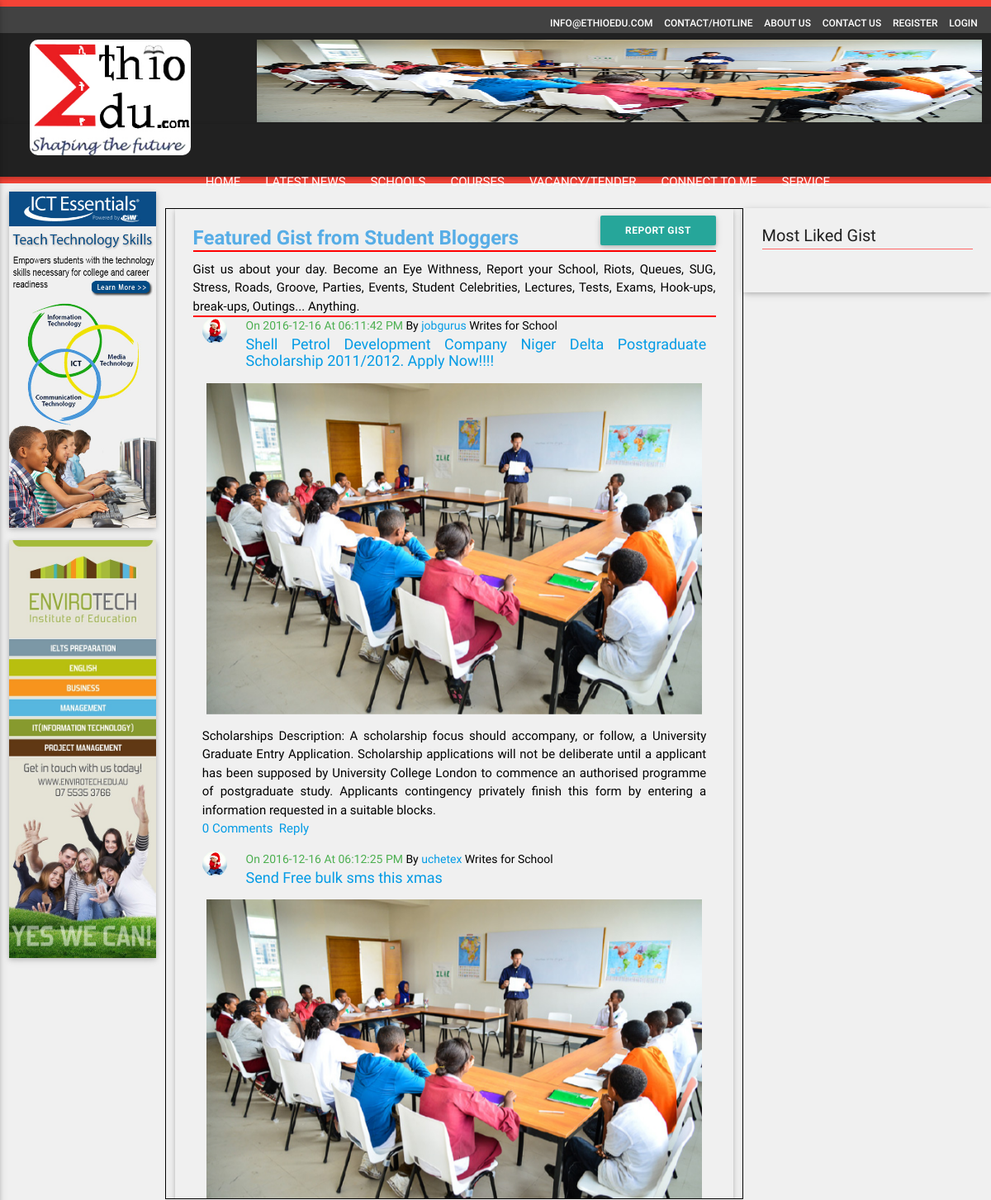
/index.php/gist (upper part), run on an earlier commit of the app's database.
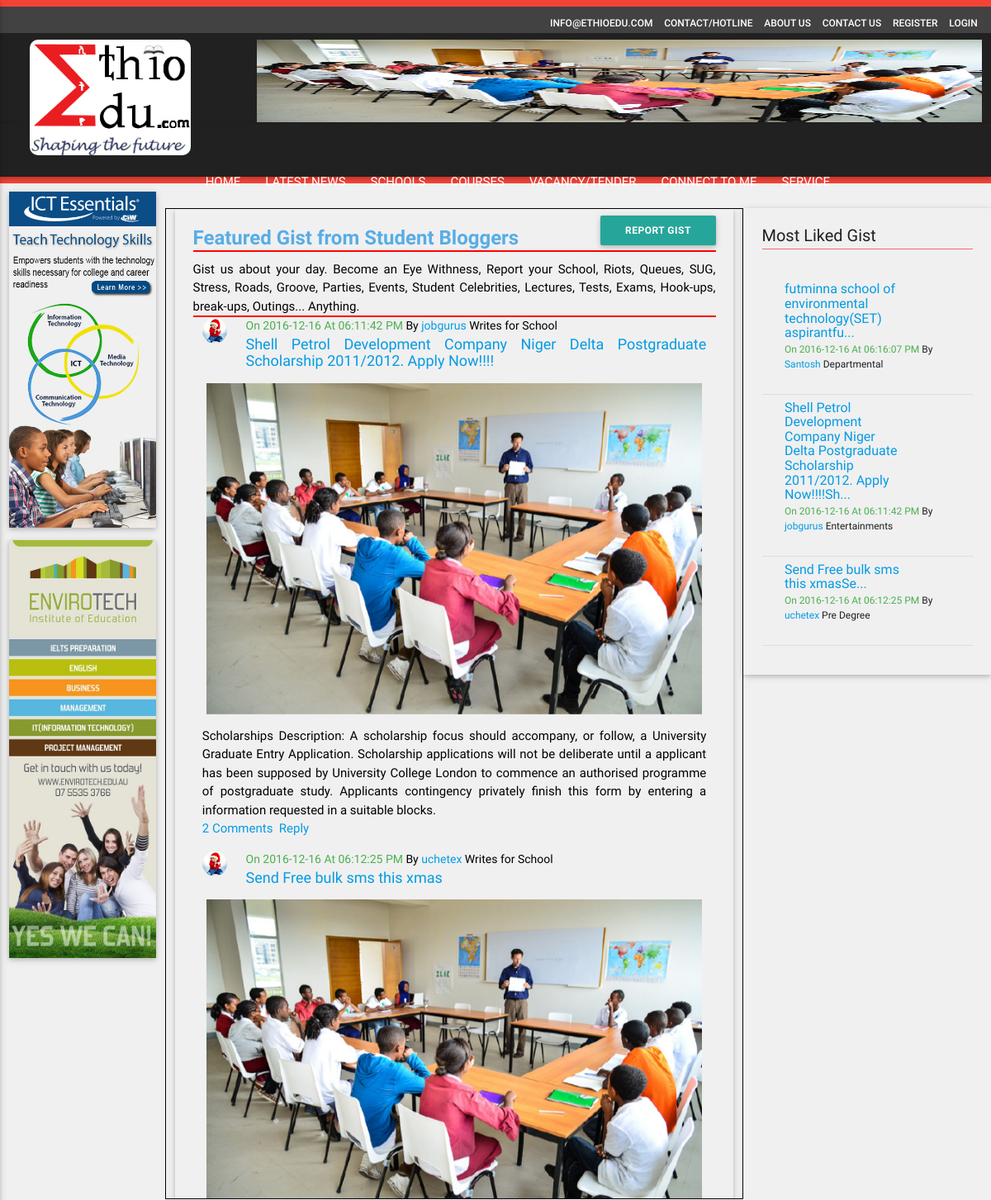
And on a later commit of the database.
### tables this page shows
CREATE TABLE `tbl_advertise` (
  `advertise_id` int(11) NOT NULL,
  `advertise_name` varchar(100) NOT NULL,
  `advertise_email` varchar(50) NOT NULL,
  `advertise_number` varchar(15) NOT NULL,
  `advertise_category` varchar(50) NOT NULL,
  `advertise_position` varchar(20) NOT NULL,
  `advertise_subject` varchar(200) NOT NULL,
  `advertise_attachment` varchar(200) NOT NULL,
  `advertise_desc` varchar(500) NOT NULL,
  `advertise_date` varchar(50) NOT NULL,
  `advertise_time` varchar(50) NOT NULL,
  `user_id` int(11) NOT NULL,
  `isactive` tinyint(1) NOT NULL DEFAULT '0'
);

CREATE TABLE `tbl_posts` (
  `post_id` int(11) NOT NULL,
  `post_title` varchar(100) NOT NULL,
  `post_desc` varchar(5000) NOT NULL,
  `post_category` varchar(50) NOT NULL,
  `post_attachment` varchar(50) NOT NULL,
  `post_author` varchar(50) NOT NULL,
  `post_source` varchar(50) NOT NULL,
  `post_event_date` varchar(100) NOT NULL,
  `post_event_time` varchar(100) NOT NULL,
  `post_date` varchar(50) NOT NULL,
  `post_time` varchar(50) NOT NULL,
  `post_venue` varchar(50) NOT NULL,
  `post_type` varchar(50) NOT NULL,
  `post_approve` varchar(10) NOT NULL,
  `user_id` int(11) NOT NULL
);

CREATE TABLE `tbl_postlikes` (
  `plike_id` int(11) NOT NULL,
  `presponse_id` int(11) NOT NULL,
  `post_id` int(11) NOT NULL,
  `user_id` int(11) NOT NULL,
  `plikes_count` int(11) NOT NULL
);

### application/controllers/Gist.php (called while the page is built, shortened)
<?php
class Gist extends CI_Controller {
    public function __construct()
    {
        $this->load->helper(array('form','url'));
        $this->load->library(array('session', 'form_validation', 'email'));
        $this->load->database();
        $this->load->model('Init_models');
    }
    public function index() {
        $banners = $this->Init_models->getadvertisebanners();
        $view_params = array(
            'm_title' => 'Gist & Gossip',
            'title' => 'Gist & Gossip',
            'banners' =>$banners
        );
        $view_params['gist'] = $this->Init_models->selectgist();
        $view_params['sidegist'] = $this->Init_models->side_gist();
        $this->load->view('gist',$view_params);
    }
}

### index.php (called while the page is built, shortened)
<?php
require_once BASEPATH.'core/CodeIgniter.php';

### application/models/Init_models.php (called while the page is built, shortened)
<?php
   class Init_models extends CI_Model
   {
       public function selectgist()
      {
        $query = $this->db->query("select tbl_posts.*,tbl_user_meta.user_id,tbl_user_meta.user_avatar,
          tbl_postresponse.pparent_id from tbl_posts LEFT JOIN tbl_user_meta on
          tbl_user_meta.user_id = tbl_posts.user_id LEFT JOIN tbl_postresponse on
          tbl_postresponse.post_id=tbl_posts.post_id where tbl_posts.post_type = 'gist'
          and post_approve = 1 GROUP BY tbl_posts.post_id");
        return $query->result_array();
      }
      public function side_gist()
      {
          $query = $this->db->query("select tbl_posts.post_id, tbl_posts.post_title,tbl_posts.post_type,tbl_posts.post_date,tbl_posts.post_time,tbl_posts.post_author,tbl_posts.post_category,tbl_posts.user_id,tbl_postlikes.post_id,tbl_postlikes.plike_id,count(tbl_postlikes.plikes_count) as maxcount from tbl_posts join tbl_postlikes on tbl_posts.post_id = tbl_postlikes.post_id where tbl_posts.post_type = 'gist' and tbl_posts.post_approve=1 group by tbl_postlikes.post_id order by maxcount desc");
        return $query->result_array();
      }
    public function getadvertisebanners()
      {
          $query = $this->db->query("SELECT * FROM tbl_advertise where isactive=true");
         return $query->result_array();
      }
   }
?>

### application/views/gist.php (the view, shortened to what the rows shown need)
<?php  $this->load->view('header'); ?>
        <div class="service-wrap ">
            <div class="row">
                <div class="col s12 m7 grid-example scrolltodiv">
                    <div class="news_details row z-depth-1">
                        <div class="col m12 s12">
                            <div class="page-heading-wrap">
                                <h1 class="page-heading">  Featured Gist from Student Bloggers<span class="News-button"><a class="waves-effect waves-light btn"href="<?php echo site_url('index.php/reportgist')?>">Report Gist</a></span> </h1>
                            </div>
                        </div>
                        <div class="col s12 m12 ">
                            <div class="gist_wrap">
                            <?php
                                foreach ($gist as $row){ ?>
                                <div class="gits_content row" id=<?php echo $row['post_id']; ?>>
                                    <div class="gist_ainfo">
                                        <div class="col s1">
                                        <?php $gistattachment = $row['user_avatar']; ?>
                                            <img class="circle responsive-img valign profile-image" src="<?php echo base_url();?>uploads/<?php echo $gistattachment; ?>">
                                        </div>
                                        <div class="col s11">
                                            <div class="gist_dinfo">
                                            <?php if(! $row['post_date'] == ""){?>
                                                <span class="green-text">On <?php echo $row['post_date'];?></span>
                                                <?php } ?>
                                                <?php if(! $row['post_time'] == ""){?>
                                                <span class="green-text">At <?php echo $row['post_time'];?></span>
                                                <?php } ?>
                                                By <a href="<?php echo base_url(); ?>userdashboard?uid=<?php echo $row['user_id'];?>"><?php echo $row['post_author'];?></a>
                                                <span>Writes for School</span>
                                            </div>
                                            <div class="gist_title">
                                                <h1><a href="#"><?php $row['post_id']; echo $row['post_title']; ?></a></h1>
                                            </div>
                                        </div>
                                    </div>
                                    <div class="git_img col m12">
                                          <?php
                                          $gist_attachment = $row['post_attachment'];
                                               $gist_id = $row['post_id'];
                                                $p_id = $row['post_id'];
                                                $query2 = $this->db->query("select count(*) as row_count from tbl_postresponse where post_id = '".$p_id."' and pparent_id = '0'");
                                           ?>
                                          <img class="materialboxed" src="<?php echo base_url() . 'uploads/'.$gist_attachment ?>">
                                    </div>
                                    <div class="col m12 git_desc">
                                        <p class="black-text"><?php echo $row['post_desc']; ?></p>
                                    </div>
                                    <div class="social_share col m12">
                                        <span><a href="<?php echo base_url()?>gist_details/show_one/<?= $gist_id   ?>"><?php echo $query2->result()[0]->row_count; ?> Comments</a></span>&nbsp;
                                        <span><a href="<?php echo base_url()?>gist_details/show_one/<?= $gist_id   ?>">Reply</a></span>
                                    </div>
                                </div>
                               <?php } ?>
                            </div>
                        </div>
                    </div>
                </div>
                <div class="col s12 m3 z-depth-1">
                    <div class="featured_gist row">
                        <div class="fgist_list_wrap col m12">
                            <ul class="latest_news_list">
                              <?php
                               foreach ($sidegist as $row){
                                ?>
                                <li class="Latest_news_content">
                                    <div class="row">
                                        <div class="fgist col s12">
                                            <div class="fgist_title col s9">
                                                <h1><a href="#<?php echo $row['post_id']; ?>" data-toggle="tooltip" title="<?php echo $row['post_title'];?>"><?php echo $row['post_title'];?><?php $desc=$row['post_title']; $limitdesc = substr($desc,0,2);
                                        $etc = '...';
                                        echo $limitdesc."".$etc;?></a></h1>
                                            </div>
                                            <div class="fgist_info col s12">
                                            <?php if(! $row['post_date'] == ""){?>
                                                <span class="green-text">On <?php echo $row['post_date'];?></span>
                                                <?php } ?>
                                                <?php if(! $row['post_time'] == ""){?>
                                                <span class="green-text">At <?php echo $row['post_time'];?></span>
                                                <?php } ?>
                                                By <a href="<?php echo base_url(); ?>userdashboard?uid=<?php echo $row['user_id'];?>"><?php echo $row['post_author'];?></a>
                                                <span><?php echo $row['post_category'];?></span>
                                            </div>
                                        </div>
                                    </div>
                                </li>
                                <?php } ?>
                            </ul>
                        </div>
                    </div>
                </div>
            </div>
        </div>

### application/views/header.php (shortened to what the rows shown need)
<!DOCTYPE html>
<html lang="en">
    <head>
        <link rel="stylesheet" type="text/css" href="<?php echo base_url() . 'css/materialize.min.css' ?> " />
        <link rel="stylesheet" type="text/css" href="<?php echo base_url() . 'css/font-awesome.min.css' ?>" />
        <link rel="stylesheet" type="text/css" href="<?php echo base_url() . 'css/owl.carousel.css' ?>" />
        <link rel="stylesheet" type="text/css" href="<?php echo base_url() . 'css/bootstrapValidator.css'?>"/>
        <link rel="stylesheet" type="text/css" href="<?php echo base_url() . 'css/style.css' ?>" />
    </head>
    <body>
        <div class="header-top1 grey darken-4 ">
            <div class="row">
                <div class="col m9 s12 ">
                    <div class="upper_slider">
                         <?php foreach ($banners as $key => $value) {
                                if($value['advertise_position']=='Top')
                                    echo "<div class='item'><img src='../uploads/".$value['advertise_attachment']."'></div>";
                            }?>
                    </div>
                </div>
            </div>
        </div>

What changed in the data, as far as the page shows it:
computed for tbl_posts "06:11:42 PM": row_count "0" → "2"
added tbl_postlikes: post.post_title "futminna school of environmental technology(SET) aspirant", post.post_title "fu", etc "...", post.post_date "2016-12-16", post.post_time "06:16:07 PM", post.post_author "Santosh", post.post_category "Departmental"
added tbl_postlikes: post.post_title "Shell Petrol Development Company Niger Delta Postgraduate Scholarship 2011/2012. Apply Now!!!!", post.post_title "Sh", etc "...", post.post_date "2016-12-16", post.post_time "06:11:42 PM", post.post_author "jobgurus", post.post_category "Entertainments"
added tbl_postlikes: post.post_title "Send Free bulk sms this xmas", post.post_title "Se", etc "...", post.post_date "2016-12-16", post.post_time "06:12:25 PM", post.post_author "uchetex", post.post_category "Pre Degree"
